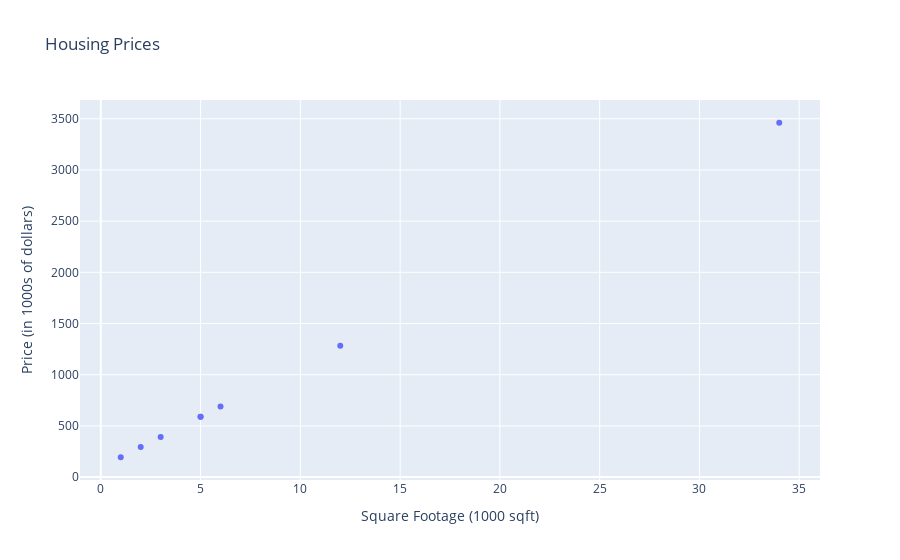

This figure's notebook cell:
### Code cell
second_plot.show()

### Figure 1 — Plotly figure (JSON) as saved in the notebook; plotly's stock layout.template omitted (floating-point values rounded to 4 significant figures)
{"data": [{"hovertemplate": "Square Footage (1000 sqft)=%{x}<br>Price (in 1000s of dollars)=%{y}<extra></extra>", "legendgroup": "", "marker": {"color": "#636efa", "symbol": "circle"}, "mode": "markers", "name": "", "orientation": "v", "showlegend": false, "type": "scatter", "x": [1, 2, 3, 5, 5, 6, 12, 34], "xaxis": "x", "y": [194, 293, 392, 590, 590, 689, 1283, 3461], "yaxis": "y"}], "layout": {"legend": {"tracegroupgap": 0}, "title": {"text": "Housing Prices"}, "xaxis": {"anchor": "y", "domain": [0, 1], "title": {"text": "Square Footage (1000 sqft)"}}, "yaxis": {"anchor": "x", "domain": [0, 1], "title": {"text": "Price (in 1000s of dollars)"}}}}
